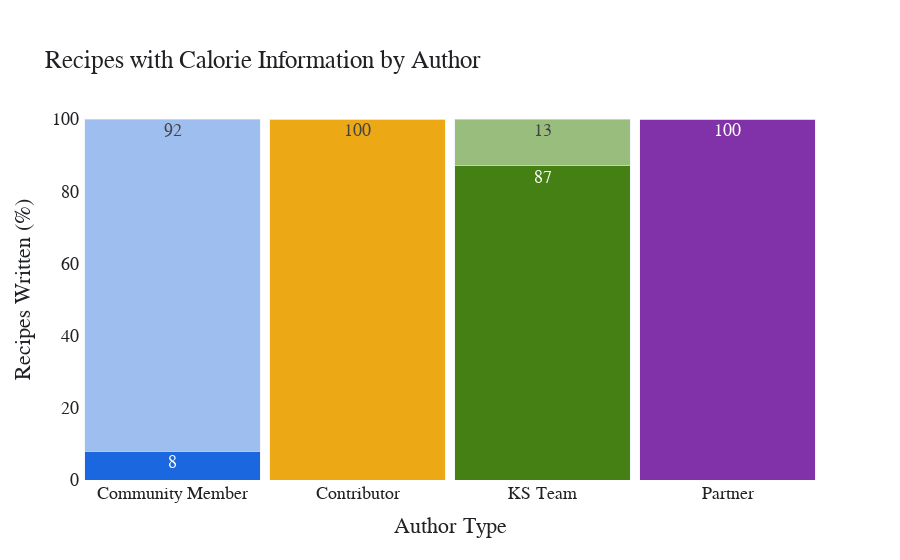

Write notebook code for a chart like this one.
### Code cell
colors_with = ['rgb(27, 103, 224)', 'rgb(237, 169, 21)', 'rgb(68, 128, 19)', 'rgb(129, 50, 168)']
colors_wout = ['rgb(158, 190, 240)', 'rgb(252, 210, 119)', 'rgb(153, 189, 125)', 'rgb(202, 171, 217)']

fig = go.Figure(data = [
    go.Bar(name = 'With calories', x = df2['author_type'], y=df2['with_cal_p'], 
           marker_color = colors_with, text = df2['with_cal_p'], textposition = 'auto'),
    go.Bar(name = 'Without calories', x = df2['author_type'], y=df2['without_cal_p'], 
           marker_color = colors_wout, text = df2['without_cal_p'], textposition = 'auto')
    ])

fig.update_layout(
    barmode = 'stack',
    xaxis_title = 'Author Type',
    yaxis_title = 'Recipes Written (%)',
    title={
        'text': "Recipes with Calorie Information by Author",
        #'y':0.9,
        #'x':0.5,
        #'xanchor': 'center',
        'yanchor': 'top'},
    font = {'family': 'Arial',
           'size': 18,
           'color': 'rgb(31,33,36)'},
    plot_bgcolor = 'rgba(0,0,0,0)',
    paper_bgcolor = 'rgba(0,0,0,0)',
    bargap = 0.05,
    showlegend = False
)

fig.show()

### Figure 1 — Plotly figure (JSON) as saved in the notebook; plotly's stock layout.template omitted (floating-point values rounded to 4 significant figures)
{"data": [{"marker": {"color": ["rgb(27, 103, 224)", "rgb(237, 169, 21)", "rgb(68, 128, 19)", "rgb(129, 50, 168)"]}, "name": "With calories", "text": [8, 100, 87, 100], "textposition": "auto", "type": "bar", "x": ["Community Member", "Contributor", "KS Team", "Partner"], "y": [8, 100, 87, 100]}, {"marker": {"color": ["rgb(158, 190, 240)", "rgb(252, 210, 119)", "rgb(153, 189, 125)", "rgb(202, 171, 217)"]}, "name": "Without calories", "text": [92, 0, 13, 0], "textposition": "auto", "type": "bar", "x": ["Community Member", "Contributor", "KS Team", "Partner"], "y": [92, 0, 13, 0]}], "layout": {"bargap": 0.05, "barmode": "stack", "font": {"color": "rgb(31,33,36)", "family": "Arial", "size": 18}, "paper_bgcolor": "rgba(0,0,0,0)", "plot_bgcolor": "rgba(0,0,0,0)", "showlegend": false, "title": {"text": "Recipes with Calorie Information by Author", "yanchor": "top"}, "xaxis": {"title": {"text": "Author Type"}}, "yaxis": {"title": {"text": "Recipes Written (%)"}}}}
